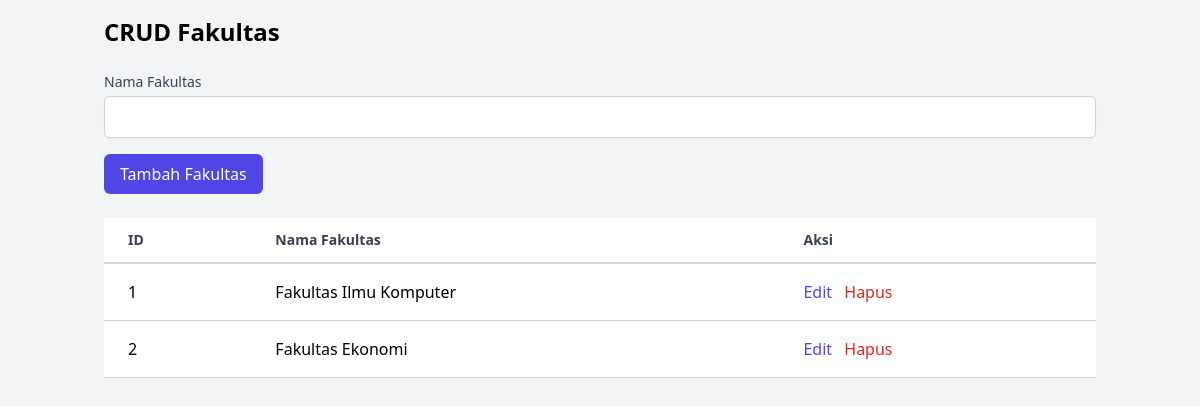
Page /pages/admin/crud_fakultas.php (signed in) on the committed database.
### tables this page shows
CREATE TABLE `fakultas` (
  `id` int(11) NOT NULL,
  `nama_fakultas` varchar(100) NOT NULL
);

### pages/admin/crud_fakultas.php (the view, shortened to what this page needs)
<?php
include '../../includes/db.php';
$stmt = $conn->query("SELECT * FROM fakultas");
$fakultas = $stmt->fetchAll(PDO::FETCH_ASSOC);
?>
<!DOCTYPE html>
<html lang="en">
<head>
    <link href="https://cdn.jsdelivr.net/npm/tailwindcss@2.2.19/dist/tailwind.min.css" rel="stylesheet">
</head>
<body class="bg-gray-100">
    <div class="container mx-auto p-4">
        <h1 class="text-2xl font-bold mb-6">CRUD Fakultas</h1>
        <form method="POST" class="mb-6">
            <div class="mb-4">
                <label for="nama_fakultas" class="block text-sm font-medium text-gray-700">Nama Fakultas</label>
                <input type="text" name="nama_fakultas" id="nama_fakultas" class="mt-1 block w-full px-3 py-2 border border-gray-300 rounded-md shadow-sm focus:outline-none focus:ring-indigo-500 focus:border-indigo-500" required>
            </div>
            <button type="submit" name="create" class="bg-indigo-600 text-white py-2 px-4 rounded-md hover:bg-indigo-700 focus:outline-none focus:ring-2 focus:ring-indigo-500 focus:ring-offset-2">Tambah Fakultas</button>
        </form>
        <table class="min-w-full bg-white">
            <thead>
                <tr>
                    <th class="px-6 py-3 border-b-2 border-gray-300 text-left text-sm font-semibold text-gray-700">ID</th>
                    <th class="px-6 py-3 border-b-2 border-gray-300 text-left text-sm font-semibold text-gray-700">Nama Fakultas</th>
                    <th class="px-6 py-3 border-b-2 border-gray-300 text-left text-sm font-semibold text-gray-700">Aksi</th>
                </tr>
            </thead>
            <tbody>
                <?php foreach ($fakultas as $row): ?>
                    <tr>
                        <td class="px-6 py-4 border-b border-gray-300"><?php echo $row['id']; ?></td>
                        <td class="px-6 py-4 border-b border-gray-300"><?php echo $row['nama_fakultas']; ?></td>
                        <td class="px-6 py-4 border-b border-gray-300">
                            <a href="?edit=<?php echo $row['id']; ?>" class="text-indigo-600 hover:text-indigo-900">Edit</a>
                            <a href="?delete=<?php echo $row['id']; ?>" class="text-red-600 hover:text-red-900 ml-2" onclick="return confirm('Apakah Anda yakin ingin menghapus?')">Hapus</a>
                        </td>
                    </tr>
                <?php endforeach; ?>
            </tbody>
        </table>
    </div>
</body>
</html>

### rows in the picture
fakultas: id "1", nama_fakultas "Fakultas Ilmu Komputer"
fakultas: id "2", nama_fakultas "Fakultas Ekonomi"
